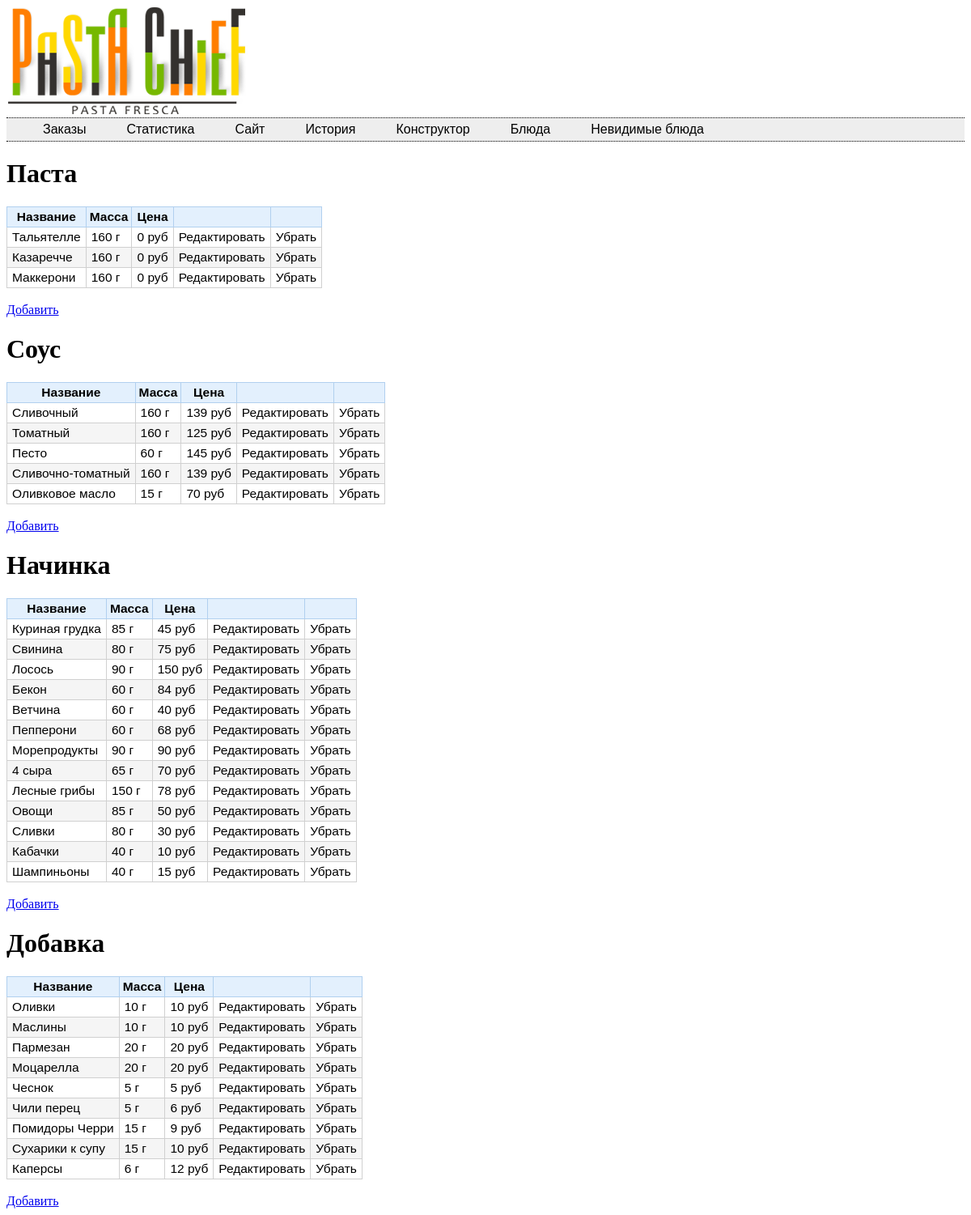
Page /admin/constructor.php on the committed database.
### tables this page shows
CREATE TABLE IF NOT EXISTS `ps_constr` (
  `ciid` int(11) NOT NULL AUTO_INCREMENT,
  `cihash` varchar(100) NOT NULL,
  `ciname` varchar(500) NOT NULL,
  `ciimage` varchar(500) NOT NULL,
  `cidesc` text NOT NULL,
  `ciprice` int(11) NOT NULL,
  `cimass` int(11) NOT NULL,
  `cicat` int(11) NOT NULL,
  `vis` int(2) NOT NULL,
  PRIMARY KEY (`ciid`),
  UNIQUE KEY `cihash` (`cihash`)
);

### libpastadb.php (called while the page is built, shortened)
<?php
$categories = array(1 =>"Паста",
		    2 =>"Соус",
		    3 =>"Начинка",
		    4 =>"Добавка",);
?>

### admin/constructor.php (the view)
<?php
require_once("../libpastadb.php");
require_once("map.php");
foreach ($categories as $cid => $ct) {
        echo "<h1>$ct</h1>";
        $ath = mysqli_query($db,"SELECT * FROM ps_constr WHERE cicat = '$cid' AND vis = 1;");
         echo "<table class=\"peertable\"><thead><tr>";
        echo "<th>Название</th>";
        echo "<th>Масса</th>";
        echo "<th>Цена</th>";
        echo "<th></th>";
        echo "<th></th>";
        echo "</tr></thead><tbody>";
        $i = 0;
        while ($ci = mysqli_fetch_array($ath)) {
             ++$i;
                echo "<tr class=\"".($i & 1 ? "" : "past")."\">";
                echo "<td>".$ci['ciname']."</td>";
                echo "<td>".$ci['cimass']." г</td>";
                echo "<td>".$ci['ciprice']." руб</td>";
                echo "<td><a href=\"constredit.php?cihash=".$ci['cihash']."\">Редактировать</a></td>";
                echo "<td><a href=\"constredit.php?cihash=".$ci['cihash']."&delete\">Убрать</a></td>";
                echo "</tr>";
        }
         echo "</tbody></table>";
         echo "<br><a href=\"constredit.php?newcat=$cid\">Добавить</a>";
}
?>

### admin/map.php (shortened to what this page needs)
<?php
echo "<!DOCTYPE html PUBLIC \"-//W3C//DTD HTML 4.01 Transitional//EN\" \"http://www.w3.org/TR/html4/loose.dtd\">
	<head>
		<meta http-equiv=\"X-UA-Compatible\" content=\"IE=9\">
		<meta http-equiv=\"Content-Type\" content=\"text/html; charset=utf-8\">		<title>Паста - Администратор</title>
		<style>
		.links {
		    background: #eeeeee;
		    border-top: dotted black 1px;
		    border-bottom: dotted black 1px;
		    padding: 5px;
		}
		.links span {
		    padding: 10px;
		    padding-left: 40px;
		    font-size: 16px;
		    font-family: sans-serif;
		}
		.links a {
		    color: black;
		    text-decoration: none;
		}
		.links a:hover {
		    color: blue;
		}
table.peertable span {
	padding: 0;
	margin: 0;
}
table.peertable {
	border-collapse: collapse;
	border-spacing: 2px;
	font-family: sans-serif;
	font-size: 15.5px;
}
table.peertable tr {
	empty-cells: show;
	height: 25px;
}
table.peertable tr:hover {
	background: #FCFCCB;
}
table.peertable th {
	background-color: #E3F0FD;
	border: 1px solid #B1D0EF;
	padding: 0px 4px;
}
table.shipped th {
	background-color: #E3F0F0;
	border: 1px solid #B1D0D0;
	padding: 0px 4px;
}
table.placed th {
	background-color: #F3E5F5;
	border: 1px solid #D0B0D0;
	padding: 0px 4px;
}
table.peertable td {
	border: 1px solid #D0D0D0;
	padding: 0px 6px;
}
table.peertable td a {
	color: black;
	text-decoration:none;
}
table.peertable tr.past {
	background: #f5f5f5;
}
table.peertable tr.past:hover {
	background: #FCFCCB;
}
td select {
    font-size: 15px;
    font-family: sans-serif;
}
.hidden {
    display: none;
}
		</style>
                <script type=\"text/javascript\" src=\"../index_files/js/jquery-1.9.0.min.js\"></script>
			</head>
<body lang=\"en\">
";
$links = array(
    "orders.php"     =>    "Заказы",
    "stat.php"       =>    "Статистика",
    "../index.php"   =>    "Сайт",
    "history.php"       =>    "История",
    "constructor.php"       =>    "Конструктор",
    "items.php"       =>    "Блюда",
	"archive.php"       =>    "Невидимые блюда",
);
  echo "<img src=\"logo.png\">";
echo "<div class=\"links\">
		";
foreach ($links as $a=>$b) {
	echo "<span><a href=\"$a\">$b</a></span>";
}
echo "</div>";
?>

### admin/map.php (style rules this page uses)
.links { background: #eeeeee; border-top: dotted black 1px; border-bottom: dotted black 1px; padding: 5px; }
.links span { padding: 10px; padding-left: 40px; font-size: 16px; font-family: sans-serif; }
.links a { color: black; text-decoration: none; }
table.peertable { border-collapse: collapse; border-spacing: 2px; font-family: sans-serif; font-size: 15.5px; }
table.peertable tr { empty-cells: show; height: 25px; }
table.peertable th { background-color: #E3F0FD; border: 1px solid #B1D0EF; padding: 0px 4px; }
table.peertable td { border: 1px solid #D0D0D0; padding: 0px 6px; }
table.peertable td a { color: black; text-decoration:none; }
table.peertable tr.past { background: #f5f5f5; }

### rows in the picture
ps_constr: ciname "Тальятелле", cimass "160", ciprice "0"
ps_constr: ciname "Казаречче", cimass "160", ciprice "0"
ps_constr: ciname "Маккерони", cimass "160", ciprice "0"
ps_constr: ciname "Сливочный", cimass "160", ciprice "139"
ps_constr: ciname "Томатный", cimass "160", ciprice "125"
ps_constr: ciname "Песто", cimass "60", ciprice "145"
ps_constr: ciname "Сливочно-томатный", cimass "160", ciprice "139"
ps_constr: ciname "Оливковое масло", cimass "15", ciprice "70"
ps_constr: ciname "Куриная грудка", cimass "85", ciprice "45"
ps_constr: ciname "Свинина", cimass "80", ciprice "75"
ps_constr: ciname "Лосось", cimass "90", ciprice "150"
ps_constr: ciname "Бекон", cimass "60", ciprice "84"
ps_constr: ciname "Ветчина", cimass "60", ciprice "40"
ps_constr: ciname "Пепперони", cimass "60", ciprice "68"
ps_constr: ciname "Морепродукты", cimass "90", ciprice "90"
ps_constr: ciname "4 сыра", cimass "65", ciprice "70"
ps_constr: ciname "Лесные грибы", cimass "150", ciprice "78"
ps_constr: ciname "Овощи", cimass "85", ciprice "50"
ps_constr: ciname "Сливки", cimass "80", ciprice "30"
ps_constr: ciname "Кабачки", cimass "40", ciprice "10"
ps_constr: ciname "Шампиньоны", cimass "40", ciprice "15"
ps_constr: ciname "Оливки", cimass "10", ciprice "10"
ps_constr: ciname "Маслины", cimass "10", ciprice "10"
ps_constr: ciname "Пармезан", cimass "20", ciprice "20"
ps_constr: ciname "Моцарелла", cimass "20", ciprice "20"
ps_constr: ciname "Чеснок", cimass "5", ciprice "5"
ps_constr: ciname "Чили перец", cimass "5", ciprice "6"
ps_constr: ciname "Помидоры Черри", cimass "15", ciprice "9"
ps_constr: ciname "Сухарики к супу", cimass "15", ciprice "10"
ps_constr: ciname "Каперсы", cimass "6", ciprice "12"

### other values in the picture
$b "Заказы"
$b "Статистика"
$b "Сайт"
$b "История"
$b "Конструктор"
$b "Блюда"
$b "Невидимые блюда"
$ct "Паста"
$ct "Соус"
$ct "Начинка"
$ct "Добавка"
